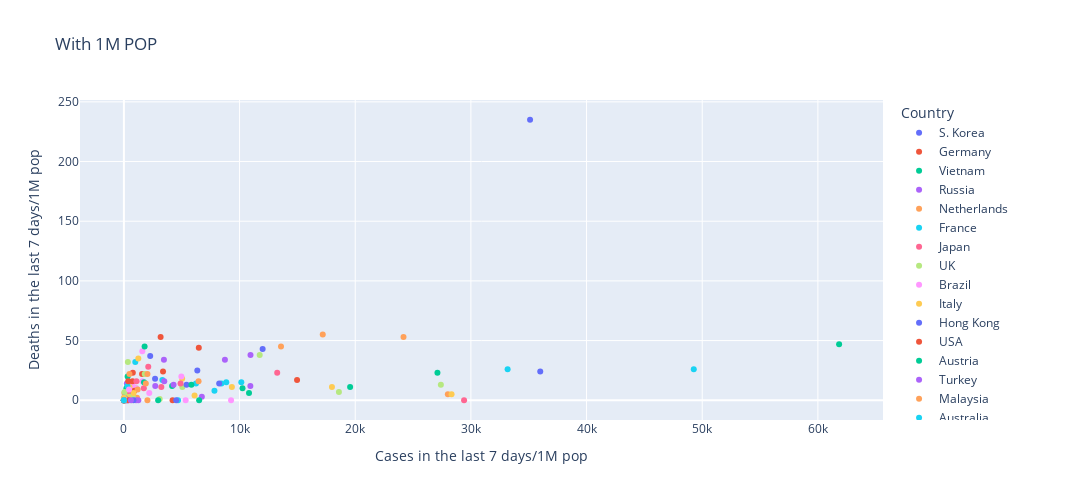

The notebook cell saved with this chart:
### Code cell
scatterplot_df_week = df_covid_by_week[['Country','Cases in the last 7 days/1M pop','Deaths in the last 7 days/1M pop']]
fig = px.scatter(scatterplot_df_week, x='Cases in the last 7 days/1M pop', y='Deaths in the last 7 days/1M pop',color='Country',title='With 1M POP')
fig.update_layout(height=500, width=1200)
fig.show()
